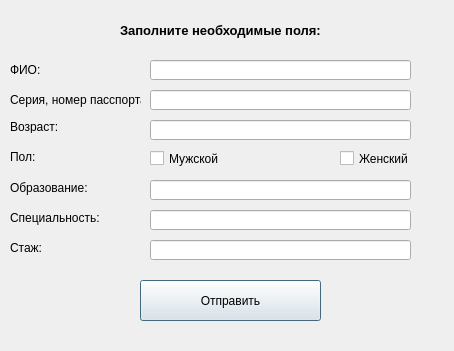
<?xml version="1.0" encoding="UTF-8"?>
<ui version="4.0">
 <class>AddResume</class>
 <widget class="QDialog" name="AddResume">
  <property name="geometry">
   <rect>
    <x>0</x>
    <y>0</y>
    <width>454</width>
    <height>351</height>
   </rect>
  </property>
  <property name="windowTitle">
   <string>Dialog</string>
  </property>
  <widget class="QLabel" name="label_1">
   <property name="geometry">
    <rect>
     <x>120</x>
     <y>20</y>
     <width>221</width>
     <height>20</height>
    </rect>
   </property>
   <property name="font">
    <font>
     <pointsize>10</pointsize>
     <weight>75</weight>
     <bold>true</bold>
    </font>
   </property>
   <property name="text">
    <string>Заполните необходимые поля:</string>
   </property>
  </widget>
  <widget class="QLabel" name="label_2">
   <property name="geometry">
    <rect>
     <x>10</x>
     <y>60</y>
     <width>51</width>
     <height>20</height>
    </rect>
   </property>
   <property name="text">
    <string>ФИО:</string>
   </property>
  </widget>
  <widget class="QLabel" name="label_3">
   <property name="geometry">
    <rect>
     <x>10</x>
     <y>90</y>
     <width>131</width>
     <height>20</height>
    </rect>
   </property>
   <property name="text">
    <string>Серия, номер пасспорта:</string>
   </property>
  </widget>
  <widget class="QLabel" name="label_4">
   <property name="geometry">
    <rect>
     <x>10</x>
     <y>120</y>
     <width>47</width>
     <height>13</height>
    </rect>
   </property>
   <property name="text">
    <string>Возраст:</string>
   </property>
  </widget>
  <widget class="QCheckBox" name="Male">
   <property name="geometry">
    <rect>
     <x>150</x>
     <y>150</y>
     <width>70</width>
     <height>17</height>
    </rect>
   </property>
   <property name="text">
    <string>Мужской</string>
   </property>
  </widget>
  <widget class="QCheckBox" name="Female">
   <property name="geometry">
    <rect>
     <x>340</x>
     <y>150</y>
     <width>70</width>
     <height>17</height>
    </rect>
   </property>
   <property name="text">
    <string>Женский</string>
   </property>
  </widget>
  <widget class="QLabel" name="label_5">
   <property name="geometry">
    <rect>
     <x>10</x>
     <y>150</y>
     <width>47</width>
     <height>13</height>
    </rect>
   </property>
   <property name="text">
    <string>Пол:</string>
   </property>
  </widget>
  <widget class="QLabel" name="label_6">
   <property name="geometry">
    <rect>
     <x>10</x>
     <y>180</y>
     <width>81</width>
     <height>16</height>
    </rect>
   </property>
   <property name="text">
    <string>Образование:</string>
   </property>
  </widget>
  <widget class="QLabel" name="label_7">
   <property name="geometry">
    <rect>
     <x>10</x>
     <y>210</y>
     <width>91</width>
     <height>16</height>
    </rect>
   </property>
   <property name="text">
    <string>Специальность:</string>
   </property>
  </widget>
  <widget class="QLabel" name="label_8">
   <property name="geometry">
    <rect>
     <x>10</x>
     <y>240</y>
     <width>41</width>
     <height>16</height>
    </rect>
   </property>
   <property name="text">
    <string>Стаж:</string>
   </property>
  </widget>
  <widget class="QLineEdit" name="FullName">
   <property name="geometry">
    <rect>
     <x>150</x>
     <y>60</y>
     <width>261</width>
     <height>20</height>
    </rect>
   </property>
  </widget>
  <widget class="QLineEdit" name="PassportData">
   <property name="geometry">
    <rect>
     <x>150</x>
     <y>90</y>
     <width>261</width>
     <height>20</height>
    </rect>
   </property>
  </widget>
  <widget class="QLineEdit" name="Age">
   <property name="geometry">
    <rect>
     <x>150</x>
     <y>120</y>
     <width>261</width>
     <height>20</height>
    </rect>
   </property>
  </widget>
  <widget class="QLineEdit" name="Education">
   <property name="geometry">
    <rect>
     <x>150</x>
     <y>180</y>
     <width>261</width>
     <height>20</height>
    </rect>
   </property>
  </widget>
  <widget class="QLineEdit" name="Specialty">
   <property name="geometry">
    <rect>
     <x>150</x>
     <y>210</y>
     <width>261</width>
     <height>20</height>
    </rect>
   </property>
  </widget>
  <widget class="QLineEdit" name="Experience">
   <property name="geometry">
    <rect>
     <x>150</x>
     <y>240</y>
     <width>261</width>
     <height>20</height>
    </rect>
   </property>
  </widget>
  <widget class="QPushButton" name="pushButton">
   <property name="geometry">
    <rect>
     <x>140</x>
     <y>280</y>
     <width>181</width>
     <height>41</height>
    </rect>
   </property>
   <property name="text">
    <string>Отправить</string>
   </property>
  </widget>
 </widget>
 <resources/>
 <connections/>
</ui>
